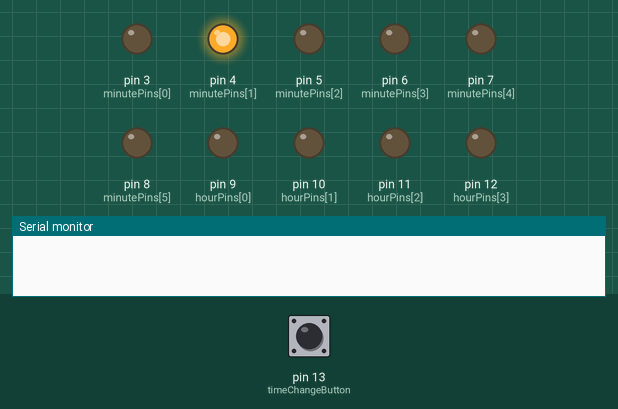
Simulated run of this sketch. Board: Arduino Uno, built with avr-gcc and run on an emulated ATmega328P. Shown: output pins drawn as LEDs (lit = HIGH), the last lines printed to the serial monitor. Dashed ring = blinking. The inputs (shaded band) are chosen by the test bench; at power-on: pin 13 (timeChangeButton) LOW.

Above: at 1.2 s.
1.3 s: pin 13 (timeChangeButton) pulled HIGH for 0.15 s
At 2.7 s:
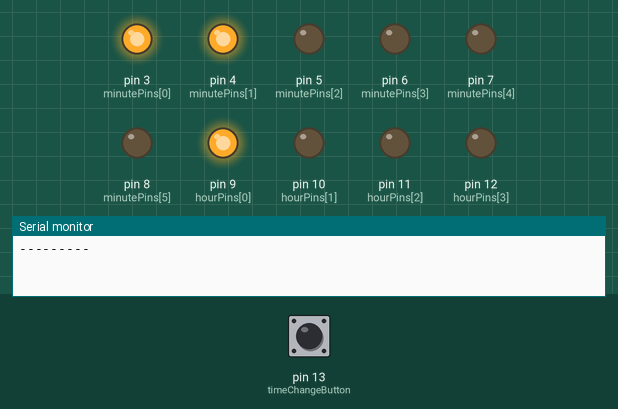
4.4 s: pin 13 (timeChangeButton) pulled HIGH for 1 s
At 6.6 s:
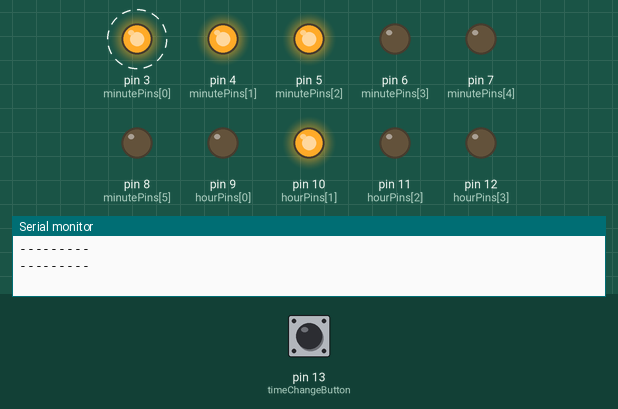
8.4 s: pin 13 (timeChangeButton) pulled HIGH for 0.15 s
At 9.7 s:
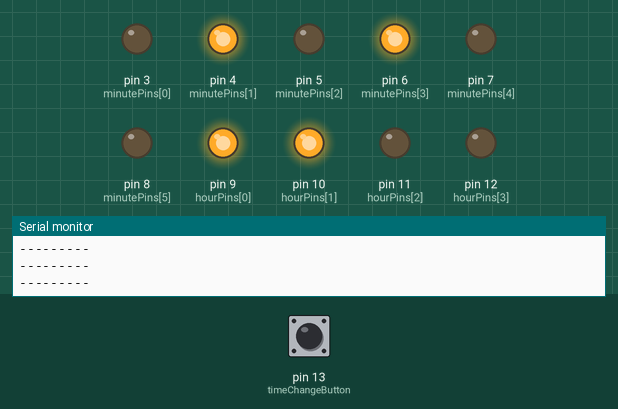
11.5 s: pin 13 (timeChangeButton) pulled HIGH for 3.2 s
At 12.7 s:
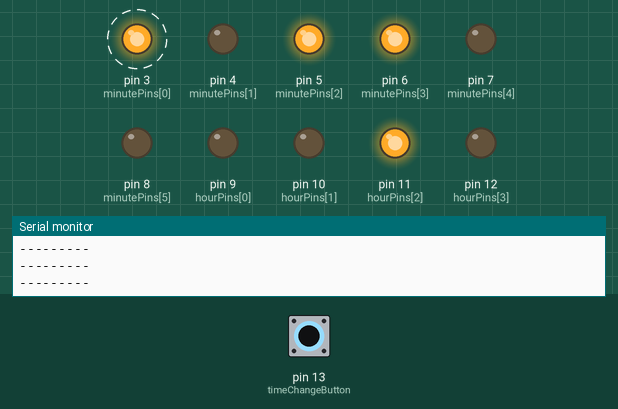
16.4 s: pin 13 (timeChangeButton) pulled HIGH for 0.15 s
At 17.7 s:
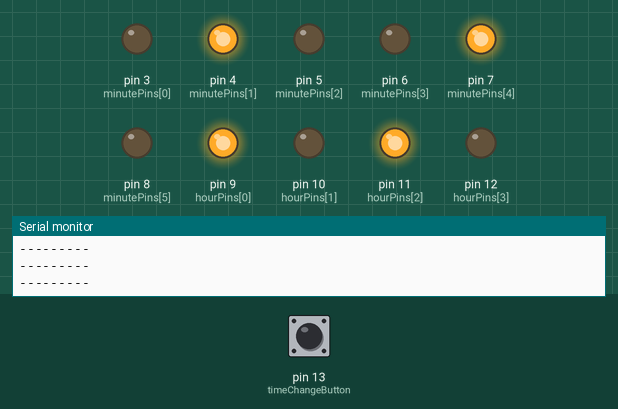
19.5 s: pin 13 (timeChangeButton) pulled HIGH for 1 s
At 22.5 s:
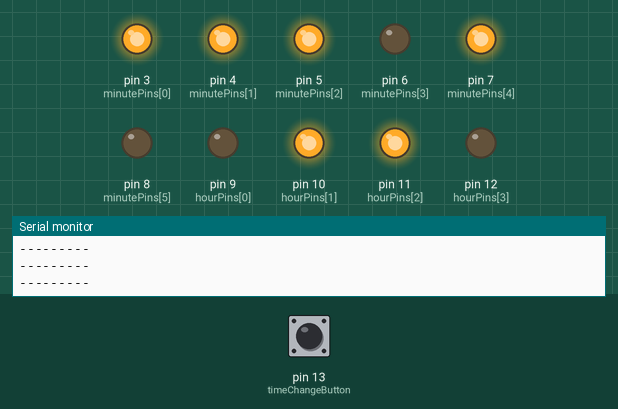
Timing chart, 0 to 27.4 s (numbered marks = the images above; inputs shaded):
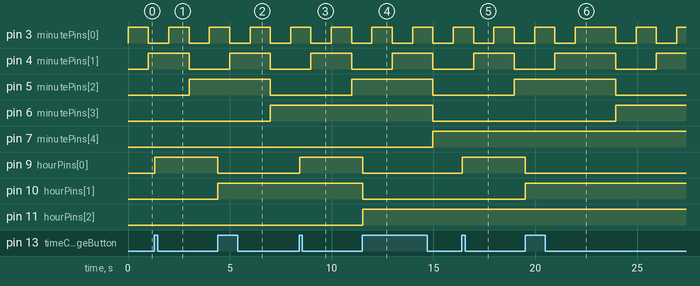

Measured:
- after the input at 1.3 s, pin 9 (hourPins[0]): LOW → HIGH at once
- after the input at 4.4 s, pin 9 (hourPins[0]): HIGH → LOW at once; pin 10 (hourPins[1]): LOW → HIGH at once
- after the input at 8.4 s, pin 9 (hourPins[0]): LOW → HIGH at once
- after the input at 11.5 s, pin 9 (hourPins[0]), pin 10 (hourPins[1]): HIGH → LOW at once; pin 11 (hourPins[2]): LOW → HIGH at once
- after the input at 16.4 s, pin 9 (hourPins[0]): LOW → HIGH at once
- after the input at 19.5 s, pin 9 (hourPins[0]): HIGH → LOW at once; pin 10 (hourPins[1]): LOW → HIGH at once

The sketch:

binaryClock.ino
```cpp
int minutePins[6] = {3,4,5,6,7,8};
int hourPins[4] = {9,10,11,12};

int minCounter = 0;
int hourCounter = 0;

int timeChangeButton = 13;
int changeTimeOn;

void setup() {
  Serial.begin(9600);
  setPins();
  pinMode(timeChangeButton, INPUT);
}

void loop() {
  decimalToBinary(hourCounter, 4);
  decimalToBinary(minCounter, 6);

  if(millis() % 998 == 0) {
    if(minCounter < 59) {
      minCounter += 1;
    }
    else {
      minCounter = 0;
      if(hourCounter < 11) {
        hourCounter += 1;
      }
      else {
        hourCounter = 0;
      }
    }
    delay(2);
  }

  if(millis() % 49 == 0) {
    if(digitalRead(timeChangeButton) == HIGH) {
      if(changeTimeOn == 1) {
        changeTimeOn = 0;
        Serial.println("---------");
        if(hourCounter < 11) {
          hourCounter = hourCounter + 1;
        }
        else {
          hourCounter = 0;
        }
      }
    }
    else {
      changeTimeOn = 1;
    }
    delay(1);
  }

}

/* This function sets all the pinmode for the hourPins */
void setPins() {
  for(int i = 0; i < sizeof(hourPins); i++) {
    pinMode(hourPins[i], OUTPUT);
  }
  for(int i = 0; i < sizeof(minutePins); i++) {
    pinMode(minutePins[i], OUTPUT);
  }
}

/* Converts decimal to binary */
void decimalToBinary(int p, int len) {
  int res[len];
  for(int i=0; i<len; i++){
    res[i] = 0;
  }
  int l; // result of division
  int k; // remainder of division

  if(p == 0) {res[0] = 0;}
  if(p == 1) {res[0] = 1;}
  if(p >= 2) {
    for(int i = 0; true; i++) {
      l = (int) (p/2);
      k = (p-(2*l));
      res[i] = k;
      if(l >= 2) {
        p = l;
      }
      else {
        res[i+1] = l;
        break;
      }
    }
  }
  if(len == 4) {
    updateHourLeds(res);
  }
  else if(len == 6) {
    updateMinuteLeds(res);
  }
}

void updateHourLeds(int bin[4]) {
  for(int i = 0; i<4; i++) {  // iterating over all the bits
    if(bin[i] == 1){
      digitalWrite(hourPins[i], HIGH);
    }
    else if(bin[i] == 0){
      digitalWrite(hourPins[i], LOW);
    }
  }
}

void updateMinuteLeds(int bin[6]) {
  for(int i = 0; i<6; i++) {  // iterating over all the bits
    if(bin[i] == 1){
      digitalWrite(minutePins[i], HIGH);
    }
    else if(bin[i] == 0){
      digitalWrite(minutePins[i], LOW);
    }
  }
}
```
